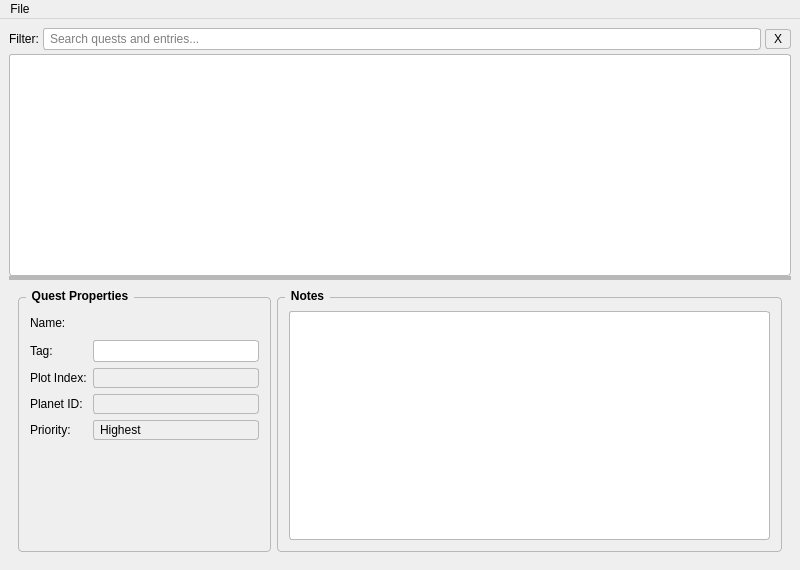
<?xml version="1.0" encoding="UTF-8"?>
<ui version="4.0">
 <class>MainWindow</class>
 <widget class="QMainWindow" name="MainWindow">
  <property name="geometry">
   <rect>
    <x>0</x>
    <y>0</y>
    <width>800</width>
    <height>570</height>
   </rect>
  </property>
  <property name="minimumSize">
   <size>
    <width>600</width>
    <height>450</height>
   </size>
  </property>
  <property name="windowTitle">
   <string>Journal Editor</string>
  </property>
  <property name="styleSheet">
   <string notr="true">
    QTreeView {
    background-color: palette(base);
    alternate-background-color: palette(alternate-base);
    color: palette(text);
    border: 1px solid palette(mid);
    border-radius: 3px;
    selection-background-color: palette(highlight);
    selection-color: palette(highlighted-text);
    show-decoration-selected: 1;
    }
    QTreeView::item {
    padding: 3px 4px;
    border-radius: 2px;
    }
    QTreeView::item:hover {
    background-color: palette(midlight);
    }
    QTreeView::branch {
    background: palette(base);
    }
    QSplitter::handle {
    background-color: palette(mid);
    }
    QSplitter::handle:vertical {
    height: 4px;
    }
    QGroupBox {
    border: 1px solid palette(mid);
    border-radius: 4px;
    margin-top: 8px;
    padding: 4px 2px 2px 2px;
    font-weight: bold;
    color: palette(window-text);
    }
    QGroupBox::title {
    subcontrol-origin: margin;
    subcontrol-position: top left;
    padding: 0 4px;
    left: 8px;
    }
    QLineEdit {
    background-color: palette(base);
    color: palette(text);
    border: 1px solid palette(mid);
    border-radius: 3px;
    padding: 2px 4px;
    }
    QLineEdit:focus {
    border: 1px solid palette(highlight);
    }
    QSpinBox, QDoubleSpinBox {
    background-color: palette(base);
    color: palette(text);
    border: 1px solid palette(mid);
    border-radius: 3px;
    padding: 1px 3px;
    }
    QComboBox {
    background-color: palette(button);
    color: palette(button-text);
    border: 1px solid palette(mid);
    border-radius: 3px;
    padding: 1px 6px;
    }
    QComboBox:hover {
    border: 1px solid palette(highlight);
    }
    QComboBox::drop-down {
    border: none;
    }
    QCheckBox {
    color: palette(window-text);
    spacing: 5px;
    }
    QCheckBox::indicator {
    width: 14px;
    height: 14px;
    border: 1px solid palette(mid);
    border-radius: 2px;
    background-color: palette(base);
    }
    QCheckBox::indicator:checked {
    background-color: palette(highlight);
    border-color: palette(highlight);
    }
    QLabel {
    color: palette(window-text);
    }
    QPlainTextEdit {
    background-color: palette(base);
    color: palette(text);
    border: 1px solid palette(mid);
    border-radius: 3px;
    padding: 2px;
    }
    QPlainTextEdit:focus {
    border: 1px solid palette(highlight);
    }
    QPushButton {
    background-color: palette(button);
    color: palette(button-text);
    border: 1px solid palette(mid);
    border-radius: 3px;
    padding: 2px 8px;
    }
    QPushButton:hover {
    background-color: palette(midlight);
    }
    QPushButton:pressed {
    background-color: palette(dark);
    }
   </string>
  </property>
  <widget class="QWidget" name="centralwidget">
   <layout class="QVBoxLayout" name="verticalLayout_main">
    <property name="spacing">
     <number>4</number>
    </property>
    <property name="contentsMargins">
     <number>4</number>
     <number>4</number>
     <number>4</number>
     <number>4</number>
    </property>
    <item>
     <layout class="QHBoxLayout" name="filterBarLayout">
      <property name="spacing">
       <number>4</number>
      </property>
      <item>
       <widget class="QLabel" name="filterLabel">
        <property name="text">
         <string>Filter:</string>
        </property>
       </widget>
      </item>
      <item>
       <widget class="QLineEdit" name="filterEdit">
        <property name="placeholderText">
         <string>Search quests and entries...</string>
        </property>
        <property name="clearButtonEnabled">
         <bool>true</bool>
        </property>
        <property name="toolTip">
         <string>Type to filter quests and entries. Right-click for filter options.</string>
        </property>
       </widget>
      </item>
      <item>
       <widget class="QPushButton" name="filterClearBtn">
        <property name="text">
         <string>X</string>
        </property>
        <property name="toolTip">
         <string>Clear filter</string>
        </property>
        <property name="maximumSize">
         <size>
          <width>28</width>
          <height>16777215</height>
         </size>
        </property>
        <property name="flat">
         <bool>true</bool>
        </property>
       </widget>
      </item>
     </layout>
    </item>
    <item>
     <widget class="QSplitter" name="splitter">
      <property name="orientation">
       <enum>Qt::Vertical</enum>
      </property>
      <widget class="RobustTreeView" name="journalTree">
       <property name="contextMenuPolicy">
        <enum>Qt::CustomContextMenu</enum>
       </property>
       <property name="editTriggers">
        <set>QAbstractItemView::NoEditTriggers</set>
       </property>
       <property name="alternatingRowColors">
        <bool>true</bool>
       </property>
       <property name="headerHidden">
        <bool>true</bool>
       </property>
      </widget>
      <widget class="QStackedWidget" name="questPages">
       <property name="sizePolicy">
        <sizepolicy hsizetype="Preferred" vsizetype="Minimum">
         <horstretch>0</horstretch>
         <verstretch>0</verstretch>
        </sizepolicy>
       </property>
       <property name="currentIndex">
        <number>0</number>
       </property>
       <widget class="QWidget" name="categoryPage">
        <layout class="QHBoxLayout" name="horizontalLayout_2" stretch="1,2">
         <item>
          <widget class="QGroupBox" name="categoryPropsGroup">
           <property name="title">
            <string>Quest Properties</string>
           </property>
           <layout class="QFormLayout" name="formLayout">
            <item row="0" column="0">
             <widget class="QLabel" name="label">
              <property name="text">
               <string>Name:</string>
              </property>
             </widget>
            </item>
            <item row="0" column="1">
             <layout class="QHBoxLayout" name="horizontalLayout">
              <item>
               <widget class="LocalizedStringLineEdit" name="categoryNameEdit"
                native="true">
                <property name="minimumSize">
                 <size>
                  <width>0</width>
                  <height>23</height>
                 </size>
                </property>
                <property name="toolTip">
                 <string>Name (GFF: Name): Display title of the quest in the journal. Localized
                  string. Shown in the quest list.</string>
                </property>
               </widget>
              </item>
             </layout>
            </item>
            <item row="1" column="0">
             <widget class="QLabel" name="label_5">
              <property name="text">
               <string>Tag:</string>
              </property>
             </widget>
            </item>
            <item row="1" column="1">
             <widget class="QLineEdit" name="categoryTag">
              <property name="toolTip">
               <string>Tag (GFF: Tag): Unique identifier for this quest. Scripts use
                AddJournalQuestEntry("Tag", ID). Right-click to find all references.</string>
              </property>
             </widget>
            </item>
            <item row="2" column="0">
             <widget class="QLabel" name="label_3">
              <property name="text">
               <string>Plot Index:</string>
              </property>
             </widget>
            </item>
            <item row="2" column="1">
             <widget class="ComboBox2DA" name="categoryPlotSelect">
              <property name="toolTip">
               <string>PlotIndex (GFF: PlotIndex): Row index into plot.2da. Legacy plot flag. INT32.</string>
              </property>
             </widget>
            </item>
            <item row="3" column="0">
             <widget class="QLabel" name="label_2">
              <property name="text">
               <string>Planet ID:</string>
              </property>
             </widget>
            </item>
            <item row="3" column="1">
             <widget class="ComboBox2DA" name="categoryPlanetSelect">
              <property name="toolTip">
               <string>PlanetID (GFF: PlanetID): Row index into planet 2DA. Toolset metadata only.
                INT32.</string>
              </property>
             </widget>
            </item>
            <item row="4" column="0">
             <widget class="QLabel" name="label_4">
              <property name="text">
               <string>Priority:</string>
              </property>
             </widget>
            </item>
            <item row="4" column="1">
             <widget class="QComboBox" name="categoryPrioritySelect">
              <property name="toolTip">
               <string>Priority (GFF: Priority): Quest sort order. 0=Highest, 4=Lowest. UINT32.</string>
              </property>
              <item>
               <property name="text">
                <string>Highest</string>
               </property>
              </item>
              <item>
               <property name="text">
                <string>High</string>
               </property>
              </item>
              <item>
               <property name="text">
                <string>Medium</string>
               </property>
              </item>
              <item>
               <property name="text">
                <string>Low</string>
               </property>
              </item>
              <item>
               <property name="text">
                <string>Lowest</string>
               </property>
              </item>
             </widget>
            </item>
           </layout>
          </widget>
         </item>
         <item>
          <widget class="QGroupBox" name="categoryNotesGroup">
           <property name="title">
            <string>Notes</string>
           </property>
           <layout class="QVBoxLayout" name="verticalLayout_2">
            <item>
             <widget class="HTPlainTextEdit" name="categoryCommentEdit">
              <property name="toolTip">
               <string>Comment (GFF: Comment): Developer notes only. The game ignores this.</string>
              </property>
             </widget>
            </item>
           </layout>
          </widget>
         </item>
        </layout>
       </widget>
       <widget class="QWidget" name="entryPage">
        <layout class="QHBoxLayout" name="horizontalLayout_3">
         <item>
          <widget class="QGroupBox" name="entryPropsGroup">
           <property name="title">
            <string>Entry Properties</string>
           </property>
           <layout class="QFormLayout" name="formLayout_2">
            <item row="0" column="0">
             <widget class="QLabel" name="label_8">
              <property name="text">
               <string>ID:</string>
              </property>
             </widget>
            </item>
            <item row="0" column="1">
             <widget class="QSpinBox" name="entryIdSpin">
              <property name="minimumSize">
               <size>
                <width>80</width>
                <height>0</height>
               </size>
              </property>
              <property name="toolTip">
               <string>ID (GFF: ID): State identifier. Scripts use AddJournalQuestEntry("Tag", ID).
                UINT32.</string>
              </property>
              <property name="minimum">
               <number>0</number>
              </property>
              <property name="maximum">
               <number>2147483647</number>
              </property>
             </widget>
            </item>
            <item row="1" column="0">
             <widget class="QLabel" name="label_9">
              <property name="text">
               <string>XP Percentage:</string>
              </property>
             </widget>
            </item>
            <item row="1" column="1">
             <widget class="QDoubleSpinBox" name="entryXpSpin">
              <property name="toolTip">
               <string>XP_Percentage (GFF: XP_Percentage): XP reward multiplier. Float.</string>
              </property>
              <property name="minimum">
               <double>0.000000000000000</double>
              </property>
              <property name="maximum">
               <double>1000.000000000000000</double>
              </property>
             </widget>
            </item>
            <item row="2" column="0">
             <widget class="QLabel" name="label_7">
              <property name="text">
               <string>End:</string>
              </property>
             </widget>
            </item>
            <item row="2" column="1">
             <widget class="QCheckBox" name="entryEndCheck">
              <property name="toolTip">
               <string>End (GFF: End): Completes the quest when reached. BYTE 0/1.</string>
              </property>
              <property name="text">
               <string />
              </property>
             </widget>
            </item>
           </layout>
          </widget>
         </item>
         <item>
          <widget class="QGroupBox" name="entryTextGroup">
           <property name="title">
            <string>Entry Text</string>
           </property>
           <layout class="QVBoxLayout" name="verticalLayout">
            <item>
             <widget class="HTPlainTextEdit" name="entryTextEdit">
              <property name="readOnly">
               <bool>true</bool>
              </property>
              <property name="toolTip">
               <string>Text (GFF: Text): Journal text shown to the player for this entry. Localized
                string. Double-click to edit.</string>
              </property>
             </widget>
            </item>
           </layout>
          </widget>
         </item>
        </layout>
       </widget>
      </widget>
     </widget>
    </item>
   </layout>
  </widget>
  <widget class="QMenuBar" name="menubar">
   <property name="geometry">
    <rect>
     <x>0</x>
     <y>0</y>
     <width>800</width>
     <height>22</height>
    </rect>
   </property>
   <widget class="QMenu" name="menuNew">
    <property name="title">
     <string>File</string>
    </property>
    <addaction name="actionNew" />
    <addaction name="actionOpen" />
    <addaction name="actionSave" />
    <addaction name="actionSave_As" />
    <addaction name="actionRevert" />
    <addaction name="separator" />
    <addaction name="actionSettings" />
    <addaction name="separator" />
    <addaction name="actionExit" />
   </widget>
   <addaction name="menuNew" />
  </widget>
  <action name="actionOpen">
   <property name="text">
    <string>Open</string>
   </property>
  </action>
  <action name="actionSave">
   <property name="text">
    <string>Save</string>
   </property>
  </action>
  <action name="actionSave_As">
   <property name="text">
    <string>Save As</string>
   </property>
  </action>
  <action name="actionNew">
   <property name="text">
    <string>New</string>
   </property>
  </action>
  <action name="actionRevert">
   <property name="text">
    <string>Revert</string>
   </property>
  </action>
  <action name="actionExit">
   <property name="text">
    <string>Exit</string>
   </property>
  </action>
  <action name="actionSettings">
   <property name="text">
    <string>Settings...</string>
   </property>
   <property name="toolTip">
    <string>Configure Journal Editor filter and jump-to-resource behaviour</string>
   </property>
  </action>
 </widget>
 <customwidgets>
  <customwidget>
   <class>RobustTreeView</class>
   <extends>QTreeView</extends>
   <header location="global">utility.gui.qt.widgets.itemviews.treeview</header>
  </customwidget>
  <customwidget>
   <class>LocalizedStringLineEdit</class>
   <extends>QWidget</extends>
   <header location="global">toolset.gui.widgets.edit.locstring</header>
   <container>1</container>
  </customwidget>
  <customwidget>
   <class>ComboBox2DA</class>
   <extends>QComboBox</extends>
   <header location="global">toolset.gui.widgets.edit.combobox_2da</header>
  </customwidget>
  <customwidget>
   <class>HTPlainTextEdit</class>
   <extends>QPlainTextEdit</extends>
   <header location="global">toolset.gui.widgets.edit.plaintext</header>
  </customwidget>
 </customwidgets>
 <resources />
 <connections />
</ui>
